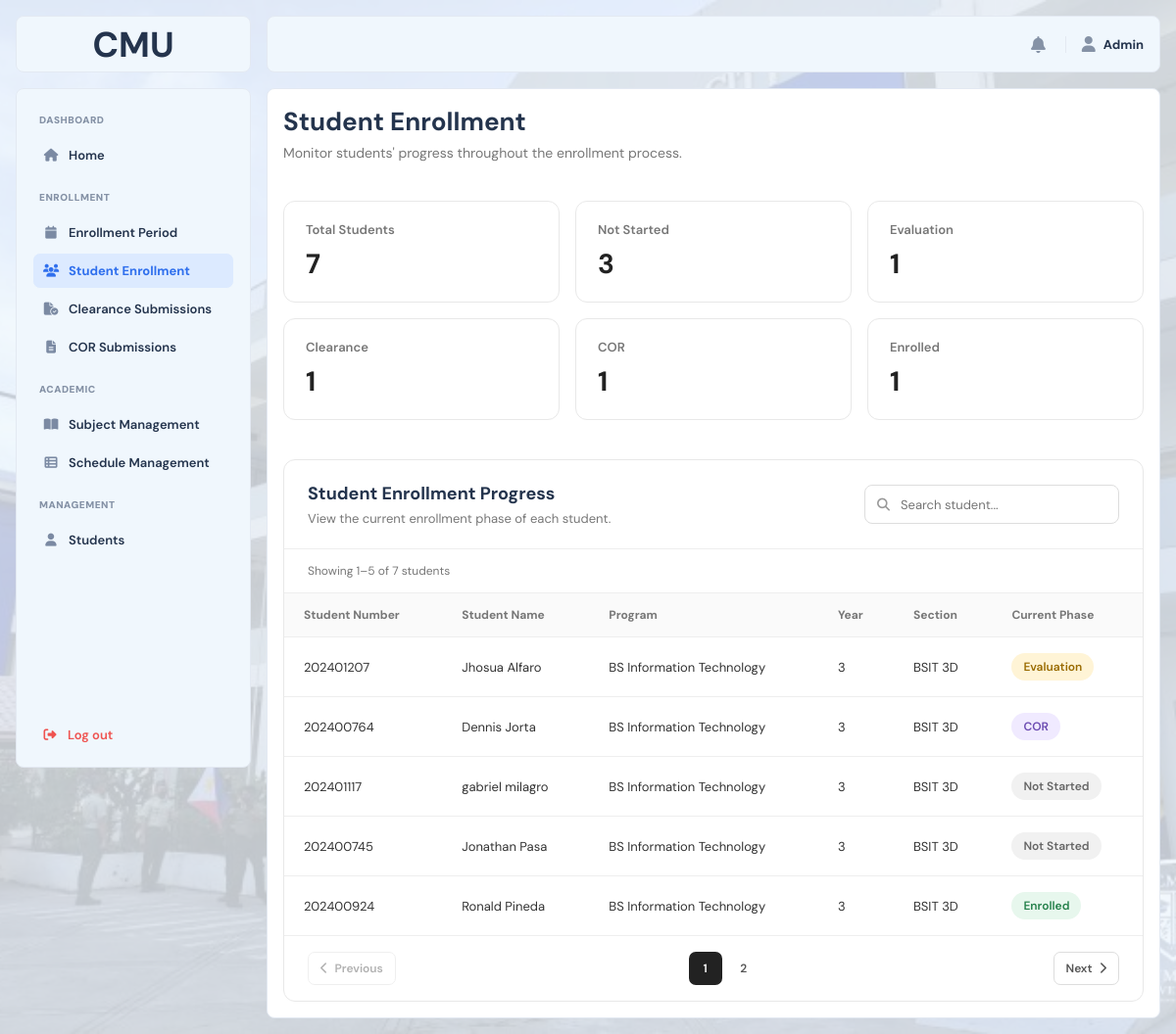
Page /?page=student_enrollment (signed in) on the committed database.
### tables this page shows
CREATE TABLE `students` (
  `student_id` int(10) UNSIGNED NOT NULL,
  `user_id` int(10) UNSIGNED DEFAULT NULL,
  `student_number` varchar(50) NOT NULL,
  `first_name` varchar(100) NOT NULL,
  `middle_name` varchar(100) DEFAULT NULL,
  `last_name` varchar(100) NOT NULL,
  `program` varchar(100) NOT NULL,
  `year_level` int(11) NOT NULL,
  `section` varchar(50) DEFAULT NULL,
  `email` varchar(100) NOT NULL,
  `phone` varchar(20) DEFAULT NULL,
  `password_hash` varchar(255) NOT NULL,
  `enrollment_phase` enum('NOT_STARTED','EVALUATION','CLEARANCE','COR','ENROLLED') NOT NULL DEFAULT 'NOT_STARTED',
  `enrollment_status` varchar(50) NOT NULL DEFAULT 'Closed',
  `created_at` datetime NOT NULL DEFAULT current_timestamp()
);

### frontend/pages/admin/student_enrollment.php (the view, shortened to what the rows shown need)
<?php
$search = trim($_GET['search'] ?? '');
$studentsPerPage = 5;
$currentStudentPage = max(
    1,
    (int) ($_GET['student_page'] ?? 1)
);
if ($search !== '') {
    $countStmt = $conn->prepare(
        'SELECT COUNT(*) AS total
         FROM students
         WHERE
            student_number LIKE ?
            OR first_name LIKE ?
            OR middle_name LIKE ?
            OR last_name LIKE ?
            OR program LIKE ?
            OR section LIKE ?'
    );
    $searchValue = '%' . $search . '%';
    $countStmt->bind_param(
        'ssssss',
        $searchValue,
        $searchValue,
        $searchValue,
        $searchValue,
        $searchValue,
        $searchValue
    );
} else {
    $countStmt = $conn->prepare(
        'SELECT COUNT(*) AS total
         FROM students'
    );
}
$countStmt->execute();
$countResult = $countStmt->get_result()->fetch_assoc();
$totalFilteredStudents = (int) ($countResult['total'] ?? 0);
$totalStudentPages = max(
    1,
    (int) ceil($totalFilteredStudents / $studentsPerPage)
);
$currentStudentPage = min(
    $currentStudentPage,
    $totalStudentPages
);
$studentOffset = (
    $currentStudentPage - 1
) * $studentsPerPage;
if ($search !== '') {
    $stmt = $conn->prepare(
        'SELECT
            student_id,
            student_number,
            first_name,
            middle_name,
            last_name,
            program,
            year_level,
            section,
            enrollment_phase
         FROM students
         WHERE
            student_number LIKE ?
            OR first_name LIKE ?
            OR middle_name LIKE ?
            OR last_name LIKE ?
            OR program LIKE ?
            OR section LIKE ?
         ORDER BY last_name, first_name
         LIMIT ? OFFSET ?'
    );
    $stmt->bind_param(
        'ssssssii',
        $searchValue,
        $searchValue,
        $searchValue,
        $searchValue,
        $searchValue,
        $searchValue,
        $studentsPerPage,
        $studentOffset
    );
} else {
    $stmt = $conn->prepare(
        'SELECT
            student_id,
            student_number,
            first_name,
            middle_name,
            last_name,
            program,
            year_level,
            section,
            enrollment_phase
         FROM students
         ORDER BY last_name, first_name
         LIMIT ? OFFSET ?'
    );
    $stmt->bind_param(
        'ii',
        $studentsPerPage,
        $studentOffset
    );
}
$stmt->execute();
$students = $stmt->get_result()->fetch_all(MYSQLI_ASSOC);
function enrollment_phase_label(string $phase): string
{
    return match ($phase) {
        'NOT_STARTED' => 'Not Started',
        'EVALUATION' => 'Evaluation',
        'CLEARANCE' => 'Clearance',
        'COR' => 'COR',
        'ENROLLED' => 'Enrolled',
        default => 'Unknown',
    };
}
function enrollment_phase_class(string $phase): string
{
    return match ($phase) {
        'NOT_STARTED' => 'admin-phase-not-started',
        'EVALUATION' => 'admin-phase-evaluation',
        'CLEARANCE' => 'admin-phase-clearance',
        'COR' => 'admin-phase-cor',
        'ENROLLED' => 'admin-phase-enrolled',
        default => '',
    };
}
?>
<!DOCTYPE html>
<html lang="en">
<head>
    <link
        rel="stylesheet"
        href="<?= BASE_URL ?>frontend/assets/css/main.css">
    <link
        rel="stylesheet"
        href="<?= BASE_URL ?>frontend/assets/css/admin.css">
    <link
        rel="stylesheet"
        href="https://cdnjs.cloudflare.com/ajax/libs/font-awesome/6.5.2/css/all.min.css">
</head>
<body>
<div class="layout">
    <div class="main">
        <div class="content">
            <section class="admin-student-enrollment-header">
                <div>
                    <h1>Student Enrollment</h1>
                </div>
            </section>
            <section class="admin-student-enrollment-card">
                <div class="admin-student-enrollment-card-header">
                    <div>
                        <h2>Student Enrollment Progress</h2>
                    </div>
                </div>
                <div class="admin-student-enrollment-table-wrapper">
                    <table class="admin-student-enrollment-table">
                        <thead>
                            <tr>
                                <th>Student Number</th>
                                <th>Student Name</th>
                                <th>Program</th>
                                <th>Year</th>
                                <th>Section</th>
                                <th>Current Phase</th>
                            </tr>
                        </thead>
                        <tbody>
                        <?php if (empty($students)): ?>
                            <tr>
                                <td
                                    colspan="6"
                                    class="admin-student-enrollment-empty">
                                    No students found.
                                </td>
                            </tr>
                        <?php else: ?>
                            <?php foreach ($students as $student): ?>
                                <?php
                                $fullName = trim(
                                    $student['first_name']
                                    . ' '
                                    . ($student['middle_name'] ?? '')
                                    . ' '
                                    . $student['last_name']
                                );
                                $phase = $student['enrollment_phase'];
                                ?>
                                <tr>
                                    <td>
                                        <?= htmlspecialchars(
                                            $student['student_number'],
                                            ENT_QUOTES,
                                            'UTF-8'
                                        ) ?>
                                    </td>
                                    <td>
                                        <?= htmlspecialchars(
                                            $fullName,
                                            ENT_QUOTES,
                                            'UTF-8'
                                        ) ?>
                                    </td>
                                    <td>
                                        <?= htmlspecialchars(
                                            $student['program'],
                                            ENT_QUOTES,
                                            'UTF-8'
                                        ) ?>
                                    </td>
                                    <td>
                                        <?= (int) $student['year_level'] ?>
                                    </td>
                                    <td>
                                        <?= htmlspecialchars(
                                            $student['section'] ?? '—',
                                            ENT_QUOTES,
                                            'UTF-8'
                                        ) ?>
                                    </td>
                                    <td>
                                        <span
                                            class="admin-enrollment-phase <?= enrollment_phase_class($phase) ?>">
                                            <?= enrollment_phase_label($phase) ?>
                                        </span>
                                    </td>
                                </tr>
                            <?php endforeach; ?>
                        <?php endif; ?>
                        </tbody>
                    </table>
                </div>
            </section>
        </div>
    </div>
</div>
</body>
</html>

### rows in the picture
students: student_number "202401207", fullName "Jhosua Alfaro", program "BS Information Technology", year_level "3", section "BSIT 3D", enrollment_phase "Evaluation"
students: student_number "202400764", fullName "Dennis Jorta", program "BS Information Technology", year_level "3", section "BSIT 3D", enrollment_phase "COR"
students: student_number "202401117", fullName "gabriel milagro", program "BS Information Technology", year_level "3", section "BSIT 3D", enrollment_phase "Not Started"
students: student_number "202400745", fullName "Jonathan Pasa", program "BS Information Technology", year_level "3", section "BSIT 3D", enrollment_phase "Not Started"
students: student_number "202400924", fullName "Ronald Pineda", program "BS Information Technology", year_level "3", section "BSIT 3D", enrollment_phase "Enrolled"

### other values in the picture
$section['title'] "ENROLLMENT"
$item['label'] "Enrollment Period"
$item['label'] "Student Enrollment"
$item['label'] "Clearance Submissions"
$item['label'] "COR Submissions"
$section['title'] "ACADEMIC"
$item['label'] "Subject Management"
$item['label'] "Schedule Management"
$section['title'] "MANAGEMENT"
$item['label'] "Students"
$userName "Admin"
$totalStudents "7"
$notStartedStudents "3"
$evaluationStudents "1"
$clearanceStudents "1"
